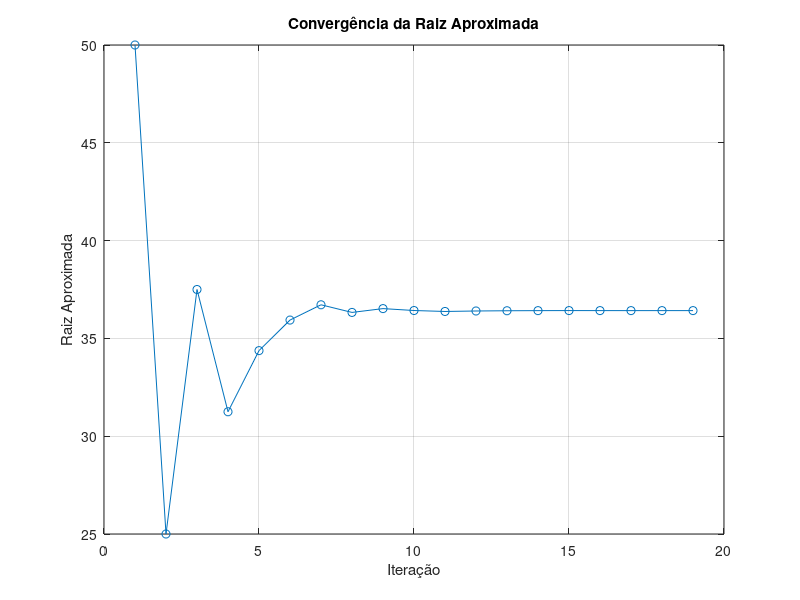

Source code (MATLAB):
funcao = @(t) (320000 / (1 + 31 * exp(-0.09 * t))) - 1.2 * (80000 * exp(-0.05 * t) + 110000);
a = 0;
b = 100;
E = 1e-3;

if funcao(a) * funcao(b) > 0
  error('Não há mudança de sinal!')
end

i = 1;
r0 = 0;

% Inicializações para armazenar os resultados das iterações
iters = [];
raizes = [];
f_raizes = [];
aprox_errors = [];

fprintf('Iteração\ta\t    f(a)\t   b\t\t    f(b)\t Raiz\t\t   f(r)\t\t   Ea\n');

while true
  r = (a + b)/2;
  fr = funcao(r);
  Ea = abs(((r - r0)/r) * 100);

  fprintf('   %d\t    %.6f\t%.6f\t%.6f\t%.6f\t%.6f\t%6f\t%6f\n', ...
                i, a, funcao(a), b, funcao(b), r, funcao(r), Ea);
  
  % Armazena os resultados de cada iteração
  iters(end + 1) = i;
  raizes(end + 1) = r;
  f_raizes(end + 1) = fr;
  aprox_errors(end + 1) = Ea;

  if Ea < E
    raiz = r;
    fprintf('\nO valor de t é: %f\n', raiz);
    break
  end

  i = i + 1;

  if funcao(a) * funcao(r) < 0
    b = r;
  else
    a = r;
  end

  r0 = r;
end

% Gráfico de convergência
plot(iters, raizes, '-o');
xlabel('Iteração');
ylabel('Raiz Aproximada');
title('Convergência da Raiz Aproximada');
grid on;
